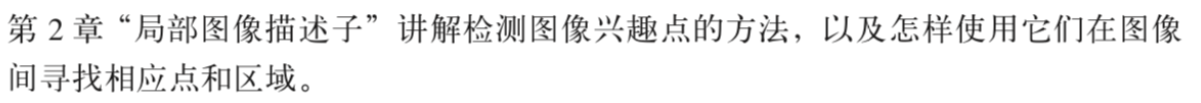
#> input picture anacondacode/tensorflow_environment/old_code/Chinese_recognition/topredict/pred1.PNG, 1201 x 103 px, found by its file name
$ python spilt_chinese.py
#> lines starting #> are read from the running program, lines starting #| are printed output that depends on the picture
# -*- coding: utf-8 -*-
"""
Created on Sun May 10 19:13:49 2020

@author: LJZ
"""
import cv2
import numpy as np
import os
import matplotlib.pyplot as plt


chinese_dir = 'train'
if not os.path.exists(chinese_dir):
    os.mkdir(chinese_dir)

chinese_dir = 'test'
if not os.path.exists(chinese_dir):
    os.mkdir(chinese_dir)

picture = cv2.imread(r'topredict\pred1.PNG')#train
#> picture is the input picture: shape (103, 1201, 3); mean B, G, R 239, 239, 239.1
#picture = cv2.imread(r'topredict\pred2.PNG')#test
# 在处理之前，我们首先应该将图像去RGB，即在它对应的灰度图像上进行处理。
# 我们可以使用opencv python库中的cvtColor函数来实现到灰度图像的转换
grayscaleimg = cv2.cvtColor(picture,cv2.COLOR_BGR2GRAY)

# # 然后，我们需要对图片进行归一化，这样可以减少最后分割出的数字中的噪声
# # 这里我们采取了对每个像素减去图像总像素的平均数，并设置阈值50以下的像素归零来实现归一化
# # 这样基本上背景像素就变成0了
grayscaleimg = grayscaleimg - int(np.mean(grayscaleimg))
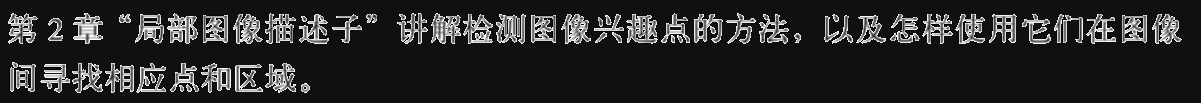
#> grayscaleimg: shape (103, 1201); min 0, max 255, mean 41.5
grayscaleimg[grayscaleimg < 50] = 0

# counting non-zero value by row , axis y
# 可以得到字符高的边界
row_nz = []
for row in grayscaleimg.tolist():
    row_nz.append(len(row) - row.count(0))
#> this loop made 103 passes
#> after the loop, row_nz = 103 values, max 670 at index 29, min 0 at index 0, mean 194.5

# plt.title("non-zero values on y (by row)")
# plt.plot(row_nz)


# counting non-zero value by column, x axis
# 可以得到字符宽的边界，波形的波谷即间隔
col_nz = []
for col in grayscaleimg.T.tolist():
    col_nz.append(len(col) - col.count(0))
#> after the loop, col_nz = 1201 values, max 57 at index 239, min 0 at index 0, mean 16.68

# plt.title("non-zero values on y (by col)")
# plt.plot(col_nz)


##### start split
# first find upper and lower boundary of y (row)

row_boundary = []
for i,x in enumerate(row_nz[:-1]):
    if (row_nz[i] == 0 and row_nz[i+1] != 0) or row_nz[i] != 0 and row_nz[i+1] == 0:
        row_boundary.append(i)
#> this loop made 102 passes
#> x on passes 1 to 12: 0, 0, 0, 0, 0, 0, 0, 0, 0, 0, 0, 0
#> after the loop, row_boundary = [12, 43, 61, 92]

y1 = [ row_boundary[i:i+2] for i in range(0,len(row_boundary),2) ]
#> y1 = [[12, 43], [61, 92]]

sliced_y_img = []
for y in y1:
    sliced_y_img.append(grayscaleimg[y[0]:y[1],:])
#> this loop made 2 passes
#> after the loop, sliced_y_img = 2 items
#########################################################################
# then we find left and right boundary of every digital (x, on column)

column_boundary_list = []
#slice all the list without the last one
for i,x in enumerate(col_nz[:-1]):
    if (col_nz[i] == 0 and col_nz[i+1] != 0) or col_nz[i] != 0 and col_nz[i+1] == 0:
        column_boundary_list.append(i+1)
#> this loop made 1200 passes
#> after the loop, column_boundary_list = 72 values from 8 to 1182

img_list = []
# i是所有左边界，[i:i+2]切片得到每个字符的左右边界
xl = [ column_boundary_list[i:i+2] for i in range(0,len(column_boundary_list),2) ]
#> xl = 36 pairs, first value 8 to 1152, second value 38 to 1182

n = len(sliced_y_img)
#> n = 2
for i in range(n):
    s = sliced_y_img[i]
    for x in xl:
        img_list.append(s[:,x[0]:x[1]] )
#> after the loop, img_list = 72 items


img_list = [ x for x in img_list if x.shape[1] > 5 ]
img_list = [ x for x in img_list if np.all(x == 0) == 0 ]
#> img_list = 46 items

fig = plt.figure()
for i,img in enumerate(img_list):
    img = cv2.resize(img,(int(96/1.5),int(97.5/1.5)),interpolation=cv2.INTER_CUBIC)
    fig.add_subplot(10,10,i+1)
    plt.imshow(img)
    i1= i+46
#> this loop made 46 passes
#> pass 1, `img = cv2.resize(img,(int(96/1.5),int(97.5/1.5)),interpolation=cv2.INT..`:
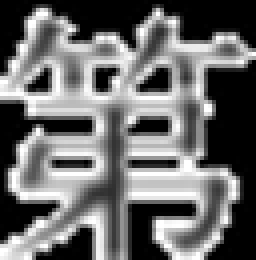
#> img: shape (65, 64) (shown 4 times larger); min 0, max 255, mean 107.1
#> pass 2, `img = cv2.resize(img,(int(96/1.5),int(97.5/1.5)),interpolation=cv2.INT..`:
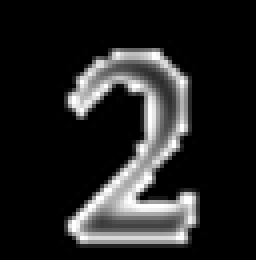
#> img: shape (65, 64) (shown 4 times larger); min 0, max 255, mean 36.2
#> pass 3, `img = cv2.resize(img,(int(96/1.5),int(97.5/1.5)),interpolation=cv2.INT..`:
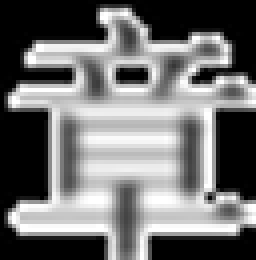
#> img: shape (65, 64) (shown 4 times larger); min 0, max 255, mean 113.5
    #plt.imsave("train\%s.png"%i1,img)
    #plt.imsave("test\%s.png"%i,img)
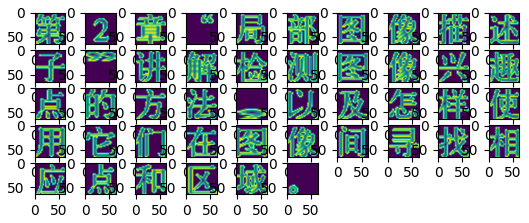
#> figure drawn by matplotlib, 46 panels

$ run again, with anacondacode/tensorflow_environment/old_code/Chinese_recognition/topredict/pred2.PNG copied over anacondacode/tensorflow_environment/old_code/Chinese_recognition/topredict/pred1.PNG
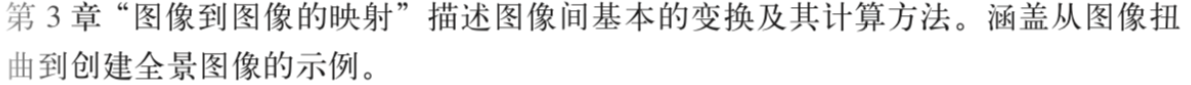
#> input picture anacondacode/tensorflow_environment/old_code/Chinese_recognition/topredict/pred2.PNG, 1191 x 85 px, found by its file name
#> picture is the input picture: shape (85, 1191, 3); mean B, G, R 234.2, 234.2, 234.3
#> `grayscaleimg[grayscaleimg < 50] = 0`:
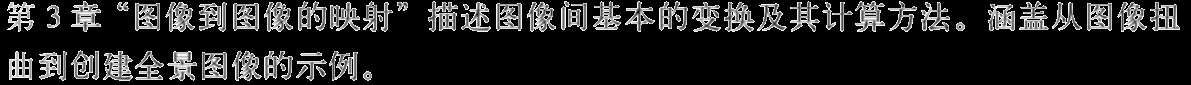
#> grayscaleimg: shape (85, 1191); min 0, max 255, mean 36
#> the loop `for row in grayscaleimg.tolist():` made 85 passes
#> after the loop `for row in grayscaleimg.tolist():`: row_nz = 85 values, max 634 at index 27, min 0 at index 0, mean 241.6
#> after the loop `for col in grayscaleimg.T.tolist():`: col_nz = 1191 values, max 57 at index 182, min 0 at index 0, mean 17.24
#> the loop `for i,x in enumerate(row_nz[:-1]):` made 84 passes
#> x on passes 1 to 8: 0, 28, 187, 280, 430, 526, 529, 570
#> after the loop `for i,x in enumerate(row_nz[:-1]):`: row_boundary = [0, 31, 49, 80]
#> y1 = [[0, 31], [49, 80]]
#> the loop `for y in y1:` made 2 passes
#> after the loop `for y in y1:`: sliced_y_img = 2 items
#> the loop `for i,x in enumerate(col_nz[:-1]):` made 1190 passes
#> after the loop `for i,x in enumerate(col_nz[:-1]):`: column_boundary_list = 72 values from 7 to 1180
#> xl = 36 pairs, first value 7 to 1150, second value 35 to 1180
#> n = 2
#> after the loop `for i in range(n):`: img_list = 72 items
#> `img_list = [ x for x in img_list if np.all(x == 0) == 0 ]`: img_list = 48 items
#> the loop `for i,img in enumerate(img_list):` made 48 passes
#> pass 3, `img = cv2.resize(img,(int(96/1.5),int(97.5/1.5)),interpolation=cv2.INT..`:
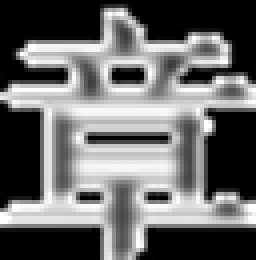
#> img: shape (65, 64) (shown 4 times larger); min 0, max 255, mean 105.4
